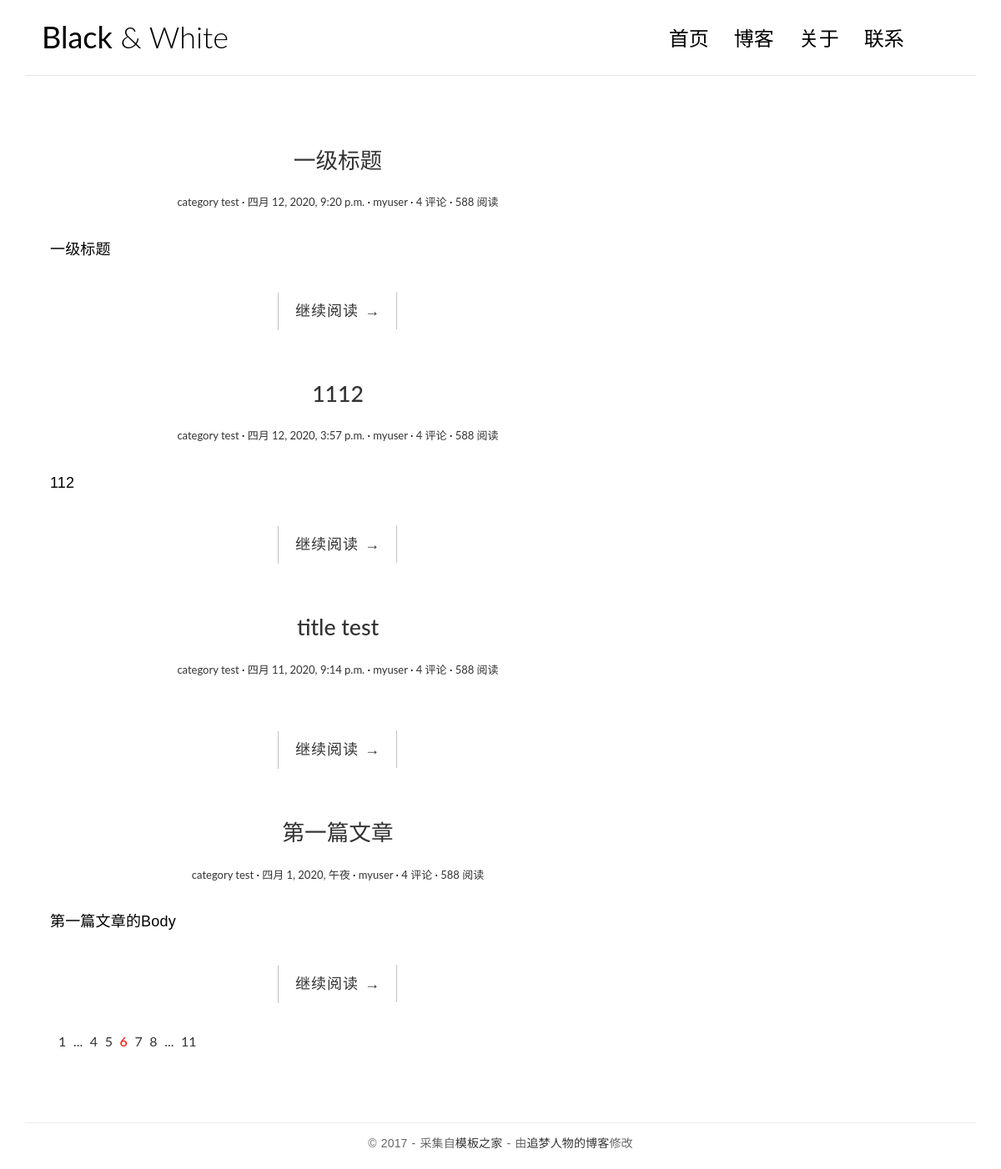
The page / on the database its author committed.
### blog/models.py (models this page shows, shortened)
class Post(models.Model):
    title = models.CharField('标题', max_length=70)
    body = models.TextField('正文')
    created_time = models.DateTimeField('创建时间',default=timezone.now)
    modified_time = models.DateTimeField('修改时间')
    excerpt = models.CharField('摘要', max_length=200, blank=True)
    category = models.ForeignKey(Category, verbose_name='分类', on_delete=models.CASCADE)
    tags = models.ManyToManyField(Tag, verbose_name='标签',  blank=True)
    author = models.ForeignKey(User, verbose_name='作者', on_delete=models.CASCADE)
    class Meta:
        verbose_name = '文章'
        verbose_name_plural = verbose_name
    def get_absolute_url(self):
        return reverse('blog:detail', kwargs={'pk': self.pk})

class Category(models.Model):
    name = models.CharField(max_length=100)
    class Meta:
        verbose_name = '分类'
        verbose_name_plural = verbose_name

### blog/views.py (the view)
# urls.py: path('', views.index, name='index'),
def index(request):
    post_list = Post.objects.all().order_by('-created_time')
    return render(request, 'blog/index.html', context={'post_list': post_list})

### templates/blog/index.html
{% extends 'base.html' %}
{% block main %}
{% for post in post_list %}
    <article class="post post-{{ post.pk }}">
        <header class="entry-header">
            <h1 class="entry-title">
                <a href="{{ post.get_get_absolute_url }}">{{ post.title }}</a>
            </h1>
            <div class="entry-meta">
                <span class="post-category"><a href="#">{{ post.category.name }}</a></span>
                <span class="post-date"><a href="#"><time class="entry-date"
                                                        datetime="{{ post.created_time }}">{{ post.created_time }}</time></a></span>
                <span class="post-author"><a href="#">{{ post.author }}</a></span>
                <span class="comments-link"><a href="#">4 评论</a></span>
                <span class="views-count"><a href="#">588 阅读</a></span>
            </div>
        </header>
        <div class="entry-content clearfix">
            <p>{{ post.excerpt }}</p>
            <div class="read-more cl-effect-14">
                <a href="{{ post.get_absolute_url }}" class="more-link">继续阅读 <span class="meta-nav">→</span></a>
            </div>
        </div>
    </article>
    {% empty %}
    <div class="no-post">暂时没有发布文章！</div>
    {% endfor %}
    <div class="pagination">
        <ul>
            <li><a href="">1</a></li>
            <li><a href="">...</a></li>
            <li><a href="">4</a></li>
            <li><a href="">5</a></li>
            <li class="current"><a href="">6</a></li>
            <li><a href="">7</a></li>
            <li><a href="">8</a></li>
            <li><a href="">...</a></li>
            <li><a href="">11</a></li>
        </ul>
    </div>
{% endblock main %}

### templates/base.html (shortened to what this page needs)
{% load static %}
<!DOCTYPE html>
<html>
<head>
    <link rel="stylesheet" href="{% static 'blog/css/bootstrap.min.css' %}">
    <link rel="stylesheet" href="http://code.ionicframework.com/ionicons/2.0.1/css/ionicons.min.css">
    <link rel="stylesheet" href="{% static 'blog/css/pace.css' %}">
    <link rel="stylesheet" href="{% static 'blog/css/custom.css' %}">
    <link href="https://cdn.bootcss.com/highlight.js/9.15.8/styles/github.min.css" rel="stylesheet">
</head>
<body>
<div class="container">
    <header id="site-header">
        <div class="row">
            <div class="col-md-4 col-sm-5 col-xs-8">
                <div class="logo">
                    <h1><a href="index.html"><b>Black</b> &amp; White</a></h1>
                </div>
            </div>
            <div class="col-md-8 col-sm-7 col-xs-4">
                <nav class="main-nav" role="navigation">
                    <div class="collapse navbar-collapse" id="bs-example-navbar-collapse-1">
                        <ul class="nav navbar-nav navbar-right">
                            <li class="cl-effect-11"><a href="index.html" data-hover="首页">首页</a></li>
                            <li class="cl-effect-11"><a href="full-width.html" data-hover="博客">博客</a></li>
                            <li class="cl-effect-11"><a href="about.html" data-hover="关于">关于</a></li>
                            <li class="cl-effect-11"><a href="contact.html" data-hover="联系">联系</a></li>
                        </ul>
                    </div>
                </nav>
            </div>
        </div>
    </header>
</div>
<div class="content-body">
    <div class="container">
        <div class="row">
            <main class="col-md-8">
                {% block main %}
                {% endblock main %}
            </main>
            <aside class="col-md-4">
            </aside>
        </div>
    </div>
</div>
<footer id="site-footer">
    <div class="container">
        <div class="row">
            <div class="col-md-12">
                <p class="copyright">&copy 2017 - 采集自<a href="http://www.cssmoban.com/"
                                                        target="_blank" title="模板之家">模板之家</a>
                    - 由<a href="http://zmrenwu.com/" title="网页模板" target="_blank">追梦人物的博客</a>修改
                </p>
            </div>
        </div>
    </div>
</footer>
</body>
</html>

### blog/static/blog/css/custom.css (style rules this page uses)
* { outline: none; }
h1, h2, h3, h4, h5, h6 { margin-top: 0; }
b { font-weight: 400; }
a { color: #333; }
body { color: #444; font-family: 'Lato', sans-serif; }
p { font-family: 'Ubuntu', sans-serif; font-weight: 400; word-spacing: 1px; letter-spacing: 0.01em; }
#site-header { background-color: #FFF; padding: 25px 20px; margin-bottom: 40px; border-bottom: 1px solid #e7e7e7; }
.logo h1 a { color: #000; }
.logo h1 { margin: 0; font-family: 'Lato', sans-serif; font-weight: 300; }
.main-nav { margin-top: 11px; max-width: 95%; }
.main-nav a { color: #000000 !important; padding: 0 0 5px 0 !important; margin-right: 30px; font-family: 'Lato', sans-serif; font-weight: 300; font-size: 24px; }
.cl-effect-11 a { padding: 10px 0; color: #0972b4; text-shadow: none; }
.cl-effect-11 a::before { position: absolute; top: 0; left: 0; overflow: hidden; padding: 0 0 5px 0 !important; max-width: 0; border-bottom: 1px solid #000; color: #000; content: attr(data-hover); white-space: nowrap; -webkit-transition: max-width 0.5s; -moz-transition: max-width 0.5s; transition: max-width 0.5s; }
.content-body { padding-bottom: 4em; }
.post { background: #fff; padding: 30px 30px 0; }
.entry-title { text-align: center; font-size: 1.9em; margin-bottom: 20px; line-height: 1.6; padding: 10px 20px 0; }
.entry-meta { text-align: center; color: #DDDDDD; font-size: 13px; margin-bottom: 30px; }
.entry-content { font-size: 18px; line-height: 1.9; font-weight: 300; color: #000; }
.post-category::after, .post-date::after, .post-author::after, .comments-link::after { content: ' ·'; color: #000; }
.read-more { font-family: 'Ubuntu', sans-serif; font-weight: 400; word-spacing: 1px; letter-spacing: 0.01em; text-align: center; margin-top: 20px; }
.cl-effect-14 a { padding: 0 20px; height: 45px; line-height: 45px; position: relative; display: inline-block; margin: 15px 25px; letter-spacing: 1px; font-weight: 400; text-shadow: 0 0 1px rgba(255, 255, 255, 0.3); }
.cl-effect-14 a::before, .cl-effect-14 a::after { position: absolute; width: 45px; height: 1px; background: #C3C3C3; content: ''; -webkit-transition: all 0.3s; -moz-transition: all 0.3s; transition: all 0.3s; pointer-events: none; }
.cl-effect-14 a::before { top: 0; left: 0; -webkit-transform: rotate(90deg); -moz-transform: rotate(90deg); transform: rotate(90deg); -webkit-transform-origin: 0 0; -moz-transform-origin: 0 0; transform-origin: 0 0; }
.cl-effect-14 a::after { right: 0; bottom: 0; -webkit-transform: rotate(90deg); -moz-transform: rotate(90deg); transform: rotate(90deg); -webkit-transform-origin: 100% 0; -moz-transform-origin: 100% 0; transform-origin: 100% 0; }
#site-footer { padding-top: 10px; padding: 0 0 1.5em 0; }
.copyright { text-align: center; padding-top: 1em; margin: 0; border-top: 1px solid #eee; color: #666; }
.pagination ul { list-style: none; }
.pagination ul li { display: inline-block; font-size: 16px; margin-right: 5px; }
.current a { color: red; }

### rows shown on the page
Post: title "一级标题", category.name "category test", created_time "四月 12, 2020, 9:20 p.m.", author "myuser", excerpt "一级标题"
Post: title "1112", category.name "category test", created_time "四月 12, 2020, 3:57 p.m.", author "myuser", excerpt "112"
Post: title "title test", category.name "category test", created_time "四月 11, 2020, 9:14 p.m.", author "myuser"
Post: title "第一篇文章", category.name "category test", created_time "四月 1, 2020, 午夜", author "myuser", excerpt "第一篇文章的Body"
